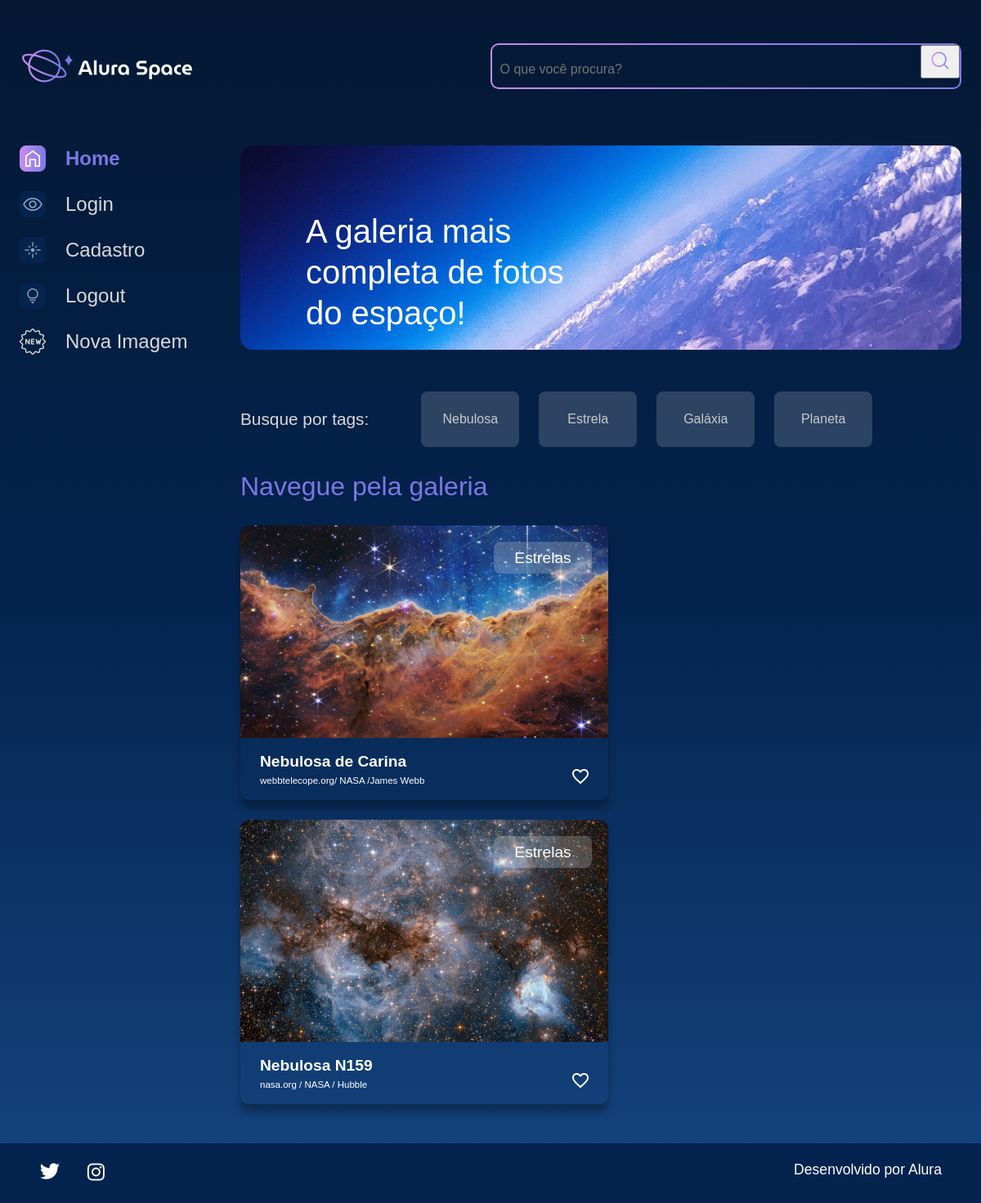
The page /filtro/NEBULOSA on the database its author committed.
### apps/galeria/models.py (models this page shows, shortened)
class Fotografia(models.Model):
    OPCOES_CATEGORIA = [
        ("NEBULOSA","Nebulosa"),
        ("ESTRELA","Estrela"),
        ("GALÁXIA","Galáxia"),
        ("PLANETA","Planeta"),
    ]
    nome = models.CharField(max_length=100, null=False, blank=False)
    legenda = models.CharField(max_length=150, null=False, blank=False)
    categoria = models.CharField(max_length=100, choices=OPCOES_CATEGORIA, default='')
    descricao = models.TextField(null=False, blank=False)
    foto = models.ImageField(upload_to="fotos/%Y/%m/%d/", blank=True)
    publicada = models.BooleanField(default=True)
    data_fotografia = models.DateTimeField(default=datetime.now, blank=False)
    usuario = models.ForeignKey(
        to=User,
        on_delete=models.SET_NULL,
        null=True,
        blank=False,
        related_name='user'
    )

### apps/galeria/views.py (the view)
# urls.py: path('filtro/<str:categoria>', filtro, name='filtro'),
def filtro(request, categoria):
    fotografias = Fotografia.objects.order_by("data_fotografia").filter(publicada=True, categoria=categoria)
    return render(request, 'galeria/index.html', {"cards": fotografias})

### templates/galeria/index.html (shortened to what this page needs)
{% extends 'shared/base.html' %}
{% load static %}
{% block content %}
            <section class="conteudo">
                <section class="banner">
                    <img class="banner__imagem" src="{% static 'assets/imagens/Banner(2).png' %}" alt="banner Alura Space">
                    <h1 class="banner__titulo"> A galeria mais completa de fotos do espaço!</h1>
                </section>
                <section class="tags">
                    <p class="tags__titulo">Busque por tags:</p>
                    <ul class="tags__lista">
                        <li class="tags__tag"><a href="{% url 'filtro' 'NEBULOSA' %}" class="btn" style="color: #C9C9C9;">Nebulosa</a></li>
                        <li class="tags__tag"><a href="{% url 'filtro' 'ESTRELA' %}" class="btn" style="color: #C9C9C9;">Estrela</a></li>
                        <li class="tags__tag"><a href="{% url 'filtro' 'GALÁXIA' %}" class="btn" style="color: #C9C9C9;">Galáxia</a></li>
                        <li class="tags__tag"><a href="{% url 'filtro' 'PLANETA' %}" class="btn" style="color: #C9C9C9;">Planeta</a></li>
                    </ul>
                </section>
                <section class="galeria">
                    <div class="cards">
                        <h2 class="cards__titulo">Navegue pela galeria</h2>
                        <ul class="cards__lista">
                            {% if cards %}
                            {% for fotografia in cards %}
                            <li class="card">
                                <a href="{% url 'imagem' fotografia.id %}">
                                {% if fotografia.foto == "" or fotografia.foto == null %}
                                    <img class="card__imagem" src="{% static 'assets/imagens/galeria/not-found.png'%}" alt="foto">
                                {% else %}
                                    <img class="card__imagem" src="{{ fotografia.foto.url }}" alt="foto">
                                {% endif %}
                                </a>
                                <span class="card__tag">Estrelas</span>
                                <div class="card__info">
                                    <p class="card__titulo">{{fotografia.nome}}</p>
                                    <div class="card__texto">
                                        <p class="card__descricao">{{fotografia.legenda}}</p>
                                        <span>
                                            <img src="{% static 'assets/ícones/1x/favorite_outline.png' %}" alt="ícone de coração">
                                        </span>
                                    </div>
                                </div>
                            </li>
                            {% endfor %}
                            {% endif %}
                        </ul>
                    </div>
                </section>
            </section>
        </main>
    </div>
{% endblock %}

### templates/shared/base.html (shortened to what this page needs)
{% load static %}
<!DOCTYPE html>
<html lang="pt-br">
<head>
    <link rel="stylesheet" href="{% static 'styles/style.css' %}">
</head>
<body>
    {% include 'partials/_menu.html' %}
    {% block content %}{% endblock %}
    {% include 'partials/_footer.html' %}
</body>
</html>

### templates/partials/_menu.html (shortened to what this page needs)
{% load static %}
<div class="pagina-inicial">
    <header class="cabecalho">
        <img src="{% static 'assets/logo/Logo(2).png' %}" alt="Logo da Alura Space" />
        <div class="cabecalho__busca">
            <div class="busca__fundo">
                <form action="{% url 'buscar' %}">
                    <input class="busca__input" type="text" name="buscar" placeholder="O que você procura?">
                    <button type="submit">
                        <img class="busca__icone" src="{% static 'assets/ícones/1x/search.png' %}" alt="ícone de search">
                    </button>
                </form>
            </div>
        </div>
    </header>
    <main class="principal">
        <section class="menu-lateral">
            <nav class="menu-lateral__navegacao">
                <a href="{% url 'index' %}"><img src="{% static 'assets/ícones/1x/Home - ativo.png' %}"> Home</a>
                <a href="{% url 'login' %}"><img src="{% static 'assets/ícones/1x/Mais vistas - inativo.png' %}"> Login</a>
                <a href="{% url 'cadastro' %}"><img src="{% static 'assets/ícones/1x/Novas - inativo.png' %}"> Cadastro</a>
                <a href="{% url 'logout' %}"><img src="{% static 'assets/ícones/1x/Surpreenda-me - inativo.png' %}"> Logout</a>
                <a href="{% url 'nova_imagem' %}"><img src="{% static 'assets/ícones/1x/new.png' %}"> Nova Imagem</a>
            </nav>
        </section>

### templates/partials/_footer.html
{% load static %}
<footer class="rodape">
    <div class="rodape__icones">
        <a href="https://twitter.com/AluraOnline" target=”_blank” >
            <img src="{% static 'assets/ícones/1x/twitter.png' %}" alt="ícone twitter">
        </a>
        <a href="https://www.instagram.com/aluraonline/" target=”_blank” >
            <img src="{% static 'assets/ícones/1x/instagram.png' %}" alt="ícone instagram">
        </a>
    </div>
    <p class="rodape__texto">Desenvolvido por Alura</p>
</footer>

### rows shown on the page
Fotografia: foto (picture), nome "Nebulosa de Carina", legenda "webbtelecope.org/ NASA /James Webb"
Fotografia: foto (picture), nome "Nebulosa N159", legenda "nasa.org / NASA / Hubble"
